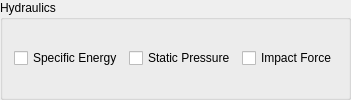
            <widget class="QgsCollapsibleGroupBox" name="hp_tp_cgb">
             <property name="title">
              <string>Hydraulics</string>
             </property>
             <property name="collapsed">
              <bool>true</bool>
             </property>
             <layout class="QGridLayout" name="gridLayout_73">
              <item row="0" column="0">
               <layout class="QGridLayout" name="gridLayout_72">
                <item row="0" column="1">
                 <widget class="QCheckBox" name="sp_tp_cb">
                  <property name="toolTip">
                   <string>&lt;html&gt;&lt;head/&gt;&lt;body&gt;&lt;p&gt;STATICPRESS.OUT: Spatially variable static force per linear foot for each floodplain element (lb/ft or N/m).&lt;/p&gt;&lt;/body&gt;&lt;/html&gt;</string>
                  </property>
                  <property name="toolTipDuration">
                   <number>0</number>
                  </property>
                  <property name="text">
                   <string>Static Pressure</string>
                  </property>
                 </widget>
                </item>
                <item row="0" column="0">
                 <widget class="QCheckBox" name="se_tp_cb">
                  <property name="toolTip">
                   <string>&lt;html&gt;&lt;head/&gt;&lt;body&gt;&lt;p&gt;SPECENERGY.OUT: Maximum specific energy for a floodplain grid element (ft or m).&lt;/p&gt;&lt;/body&gt;&lt;/html&gt;</string>
                  </property>
                  <property name="toolTipDuration">
                   <number>0</number>
                  </property>
                  <property name="text">
                   <string>Specific Energy</string>
                  </property>
                 </widget>
                </item>
                <item row="0" column="2">
                 <widget class="QCheckBox" name="if_tp_cb">
                  <property name="toolTip">
                   <string>&lt;html&gt;&lt;head/&gt;&lt;body&gt;&lt;p&gt;IMPACT.OUT: Impact force per linear foot of structure on the floodplain (lbf/ft or N/m).&lt;/p&gt;&lt;/body&gt;&lt;/html&gt;</string>
                  </property>
                  <property name="toolTipDuration">
                   <number>0</number>
                  </property>
                  <property name="text">
                   <string>Impact Force</string>
                  </property>
                 </widget>
                </item>
               </layout>
              </item>
             </layout>
            </widget>
